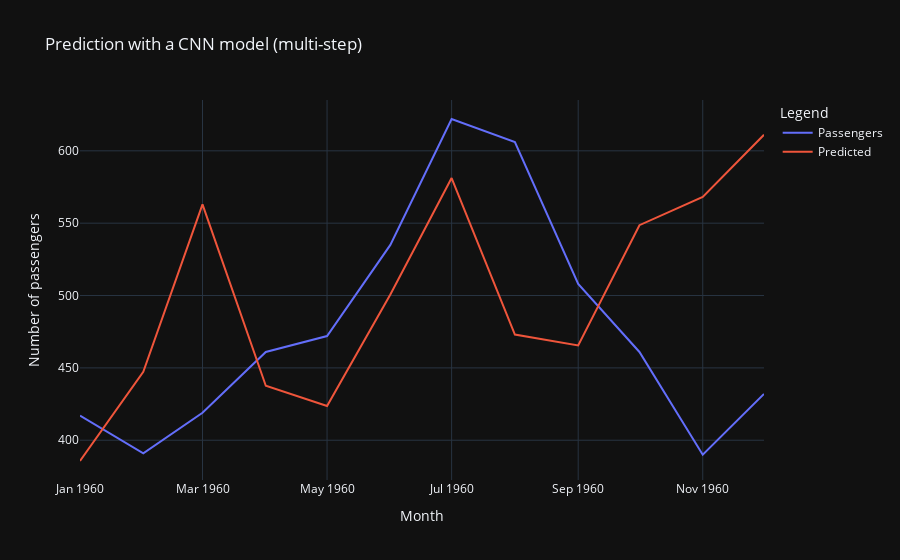

Here is the notebook cell this chart was saved with:
### Code cell
fig = px.line(compared2_df, x = compared2_df.index, y= ['Passengers', 'Predicted'],
            labels={'value': 'Number of passengers', 'variable': 'Legend'},
            title='Prediction with a CNN model (multi-step)')
fig.show()

### Figure 1 — Plotly figure (JSON) as saved in the notebook; plotly's stock layout.template omitted (floating-point values rounded to 4 significant figures)
{"data": [{"hovertemplate": "Legend=Passengers<br>Month=%{x}<br>Number of passengers=%{y}<extra></extra>", "legendgroup": "Passengers", "line": {"color": "#636efa", "dash": "solid"}, "marker": {"symbol": "circle"}, "mode": "lines", "name": "Passengers", "orientation": "v", "showlegend": true, "type": "scatter", "x": ["1960-01-01T00:00:00.000000000", "1960-02-01T00:00:00.000000000", "1960-03-01T00:00:00.000000000", "1960-04-01T00:00:00.000000000", "1960-05-01T00:00:00.000000000", "1960-06-01T00:00:00.000000000", "1960-07-01T00:00:00.000000000", "1960-08-01T00:00:00.000000000", "1960-09-01T00:00:00.000000000", "1960-10-01T00:00:00.000000000", "1960-11-01T00:00:00.000000000", "1960-12-01T00:00:00.000000000"], "xaxis": "x", "y": [417.0, 391.0, 419.0, 461.0, 472.0, 535.0, 622.0, 606.0, 508.0, 461.0, 390.0, 432.0], "yaxis": "y"}, {"hovertemplate": "Legend=Predicted<br>Month=%{x}<br>Number of passengers=%{y}<extra></extra>", "legendgroup": "Predicted", "line": {"color": "#EF553B", "dash": "solid"}, "marker": {"symbol": "circle"}, "mode": "lines", "name": "Predicted", "orientation": "v", "showlegend": true, "type": "scatter", "x": ["1960-01-01T00:00:00.000000000", "1960-02-01T00:00:00.000000000", "1960-03-01T00:00:00.000000000", "1960-04-01T00:00:00.000000000", "1960-05-01T00:00:00.000000000", "1960-06-01T00:00:00.000000000", "1960-07-01T00:00:00.000000000", "1960-08-01T00:00:00.000000000", "1960-09-01T00:00:00.000000000", "1960-10-01T00:00:00.000000000", "1960-11-01T00:00:00.000000000", "1960-12-01T00:00:00.000000000"], "xaxis": "x", "y": [385.6, 447.2, 563.0, 437.6, 423.7, 500.7, 581.2, 473.0, 465.5, 548.6, 568.2, 611.1], "yaxis": "y"}], "layout": {"legend": {"title": {"text": "Legend"}, "tracegroupgap": 0}, "title": {"text": "Prediction with a CNN model (multi-step)"}, "xaxis": {"anchor": "y", "domain": [0, 1], "title": {"text": "Month"}}, "yaxis": {"anchor": "x", "domain": [0, 1], "title": {"text": "Number of passengers"}}}}
